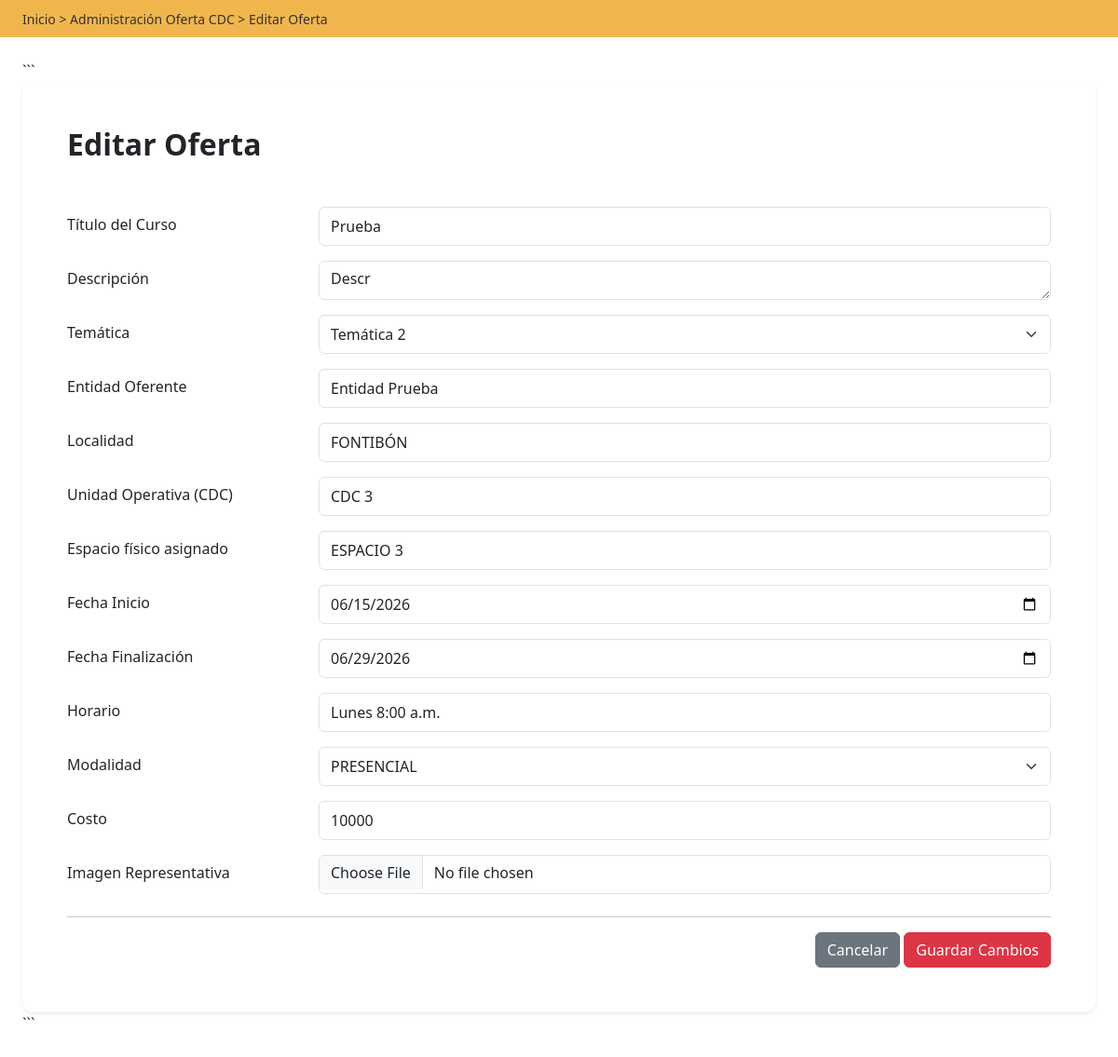
The page /editar_oferta/2 on the database its author committed.
### tables this page shows
CREATE TABLE ofertas(

    id INTEGER PRIMARY KEY AUTOINCREMENT,

    titulo_curso TEXT NOT NULL,
    descripcion TEXT NOT NULL,
    tematica TEXT NOT NULL,
    entidad_oferente TEXT NOT NULL,

    localidad TEXT NOT NULL,
    unidad_operativa TEXT NOT NULL,
    espacio_fisico TEXT NOT NULL,

    fecha_inicio DATE,
    fecha_finalizacion DATE,

    horario TEXT,

    asignacion_oferta TEXT,

    numero_cupos INTEGER,

    requisitos TEXT,

    imagen_representativa TEXT,

    modalidad TEXT,

    costo TEXT,

    componente_inclusion TEXT,

    actividades TEXT,

    documentos TEXT,

    observaciones TEXT,

    fecha_creacion TIMESTAMP DEFAULT CURRENT_TIMESTAMP

);

### app.py (the view, shortened to what this page needs)
@app.route(
    "/editar_oferta/<int:id>",
    methods=["GET", "POST"]
)
def editar_oferta(id):
    conexion = get_db()
    cursor = conexion.cursor()
    cursor.execute(
        "SELECT * FROM ofertas WHERE id = ?",
        (id,)
    )
    oferta = cursor.fetchone()
    conexion.close()
    return render_template(
        "editar_oferta.html",
        oferta=oferta
    )

### app.py (called while the page is built)
def get_db():
    conexion = sqlite3.connect("database.db")
    conexion.row_factory = sqlite3.Row
    return conexion

### templates/editar_oferta.html (shortened to what this page needs)
{% extends 'layout.html' %} {% block title %} Editar Oferta {% endblock %} {%
block content %}
<div class="barra-superior py-2 px-4">
  <small>Inicio > Administración Oferta CDC > Editar Oferta</small>
</div>
<div class="container-fluid py-4 px-4">
  ```
  <div class="card shadow-sm border-0 formulario-card">
    <div class="card-body p-4 p-lg-5">
      <h2 class="fw-bold mb-5">Editar Oferta</h2>
      <form
        action="{{ url_for('editar_oferta', id=oferta.id) }}"
        method="POST"
        enctype="multipart/form-data"
      >
        <div class="row mb-3">
          <label class="col-lg-3 col-form-label"> Título del Curso </label>
          <div class="col-lg-9">
            <input
              type="text"
              class="form-control"
              name="titulo_curso"
              value="{{ oferta.titulo_curso }}"
              required
            />
          </div>
        </div>
        <div class="row mb-3">
          <label class="col-lg-3 col-form-label"> Descripción </label>
          <div class="col-lg-9">
            <textarea class="form-control" rows="3" name="descripcion" required>
{{ oferta.descripcion }}</textarea
            >
          </div>
        </div>
        <div class="row mb-3">
          <label class="col-lg-3 col-form-label"> Temática </label>
          <div class="col-lg-9">
            <select class="form-select" name="tematica">
              <option value="{{ oferta.tematica }}" selected>
                {{ oferta.tematica }}
              </option>
            </select>
          </div>
        </div>
        <div class="row mb-3">
          <label class="col-lg-3 col-form-label"> Entidad Oferente </label>
          <div class="col-lg-9">
            <input
              type="text"
              class="form-control"
              name="entidad_oferente"
              value="{{ oferta.entidad_oferente }}"
            />
          </div>
        </div>
        <div class="row mb-3">
          <label class="col-lg-3 col-form-label"> Localidad </label>
          <div class="col-lg-9">
            <input
              type="text"
              class="form-control"
              name="localidad"
              value="{{ oferta.localidad }}"
            />
          </div>
        </div>
        <div class="row mb-3">
          <label class="col-lg-3 col-form-label">
            Unidad Operativa (CDC)
          </label>
          <div class="col-lg-9">
            <input
              type="text"
              class="form-control"
              name="unidad_operativa"
              value="{{ oferta.unidad_operativa }}"
            />
          </div>
        </div>
        <div class="row mb-3">
          <label class="col-lg-3 col-form-label">
            Espacio físico asignado
          </label>
          <div class="col-lg-9">
            <input
              type="text"
              class="form-control"
              name="espacio_fisico"
              value="{{ oferta.espacio_fisico }}"
            />
          </div>
        </div>
        <div class="row mb-3">
          <label class="col-lg-3 col-form-label"> Fecha Inicio </label>
          <div class="col-lg-9">
            <input
              type="date"
              class="form-control"
              name="fecha_inicio"
              value="{{ oferta.fecha_inicio }}"
            />
          </div>
        </div>
        <div class="row mb-3">
          <label class="col-lg-3 col-form-label"> Fecha Finalización </label>
          <div class="col-lg-9">
            <input
              type="date"
              class="form-control"
              name="fecha_finalizacion"
              value="{{ oferta.fecha_finalizacion }}"
            />
          </div>
        </div>
        <div class="row mb-3">
          <label class="col-lg-3 col-form-label"> Horario </label>
          <div class="col-lg-9">
            <input
              type="text"
              class="form-control"
              name="horario"
              value="{{ oferta.horario }}"
            />
          </div>
        </div>
        <div class="row mb-3">
          <label class="col-lg-3 col-form-label"> Modalidad </label>
          <div class="col-lg-9">
            <select class="form-select" name="modalidad">
              <option value="{{ oferta.modalidad }}" selected>
                {{ oferta.modalidad }}
              </option>
            </select>
          </div>
        </div>
        <div class="row mb-3">
          <label class="col-lg-3 col-form-label"> Costo </label>
          <div class="col-lg-9">
            <input
              type="text"
              class="form-control"
              name="costo"
              value="{{ oferta.costo }}"
            />
          </div>
        </div>
        <div class="row mb-4">
          <label class="col-lg-3 col-form-label"> Imagen Representativa </label>
          <div class="col-lg-9">
            <input
              type="file"
              class="form-control"
              name="imagen_representativa"
            />
          </div>
        </div>
        <hr />
        <div class="text-end">
          <a href="{{ url_for('admin_oferta') }}" class="btn btn-secondary">
            Cancelar
          </a>
          <button type="submit" class="btn btn-danger">Guardar Cambios</button>
        </div>
      </form>
    </div>
  </div>
  ```
</div>
{% endblock %}

### static/css/estilos.css (style rules this page uses)
body { font-family:'Segoe UI',sans-serif; }
.barra-superior { background:#8c0016; color:white; }
.formulario-card { border-radius:12px; background:#fff; }
.barra-superior { background:#f0b64d; color:#333; font-weight:500; }
.form-control, .form-select { height:42px; }

### rows shown on the page
ofertas: titulo_curso "Prueba", descripcion "Descr", tematica "Temática 2", entidad_oferente "Entidad Prueba", localidad "FONTIBÓN", unidad_operativa "CDC 3", espacio_fisico "ESPACIO 3", fecha_inicio "06/15/2026", fecha_finalizacion "06/29/2026", horario "Lunes 8:00 a.m.", modalidad "PRESENCIAL", costo "10000"
